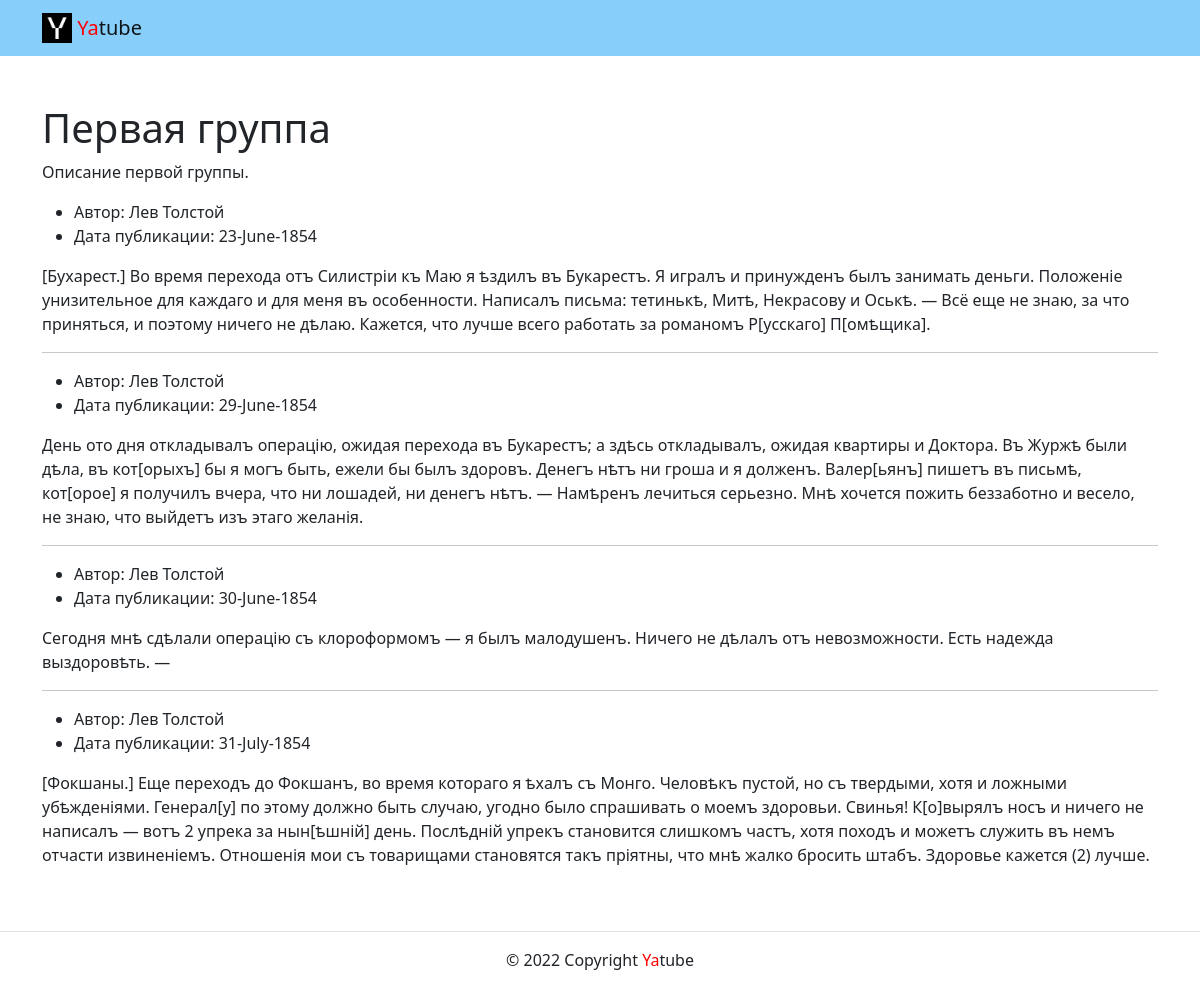
/group/first_group/, run on the app's committed database.
### posts/models.py (models this page shows, shortened)
class Group(models.Model):
    title = models.CharField(max_length=200)
    slug = models.SlugField(unique=True)
    description = models.TextField()

class Post(models.Model):
    text = models.TextField()
    pub_date = models.DateTimeField(auto_now_add=True)
    author = models.ForeignKey(
        User,
        on_delete=models.CASCADE,
        related_name='posts'
    )
    group = models.ForeignKey(
        Group,
        on_delete=models.SET_NULL,
        related_name='posts',
        blank=True,
        null=True
    )

### posts/views.py (the view)
# urls.py: path('group/<slug:slug>/', views.group_posts, name='group_list'),
def group_posts(request, slug):
    template = 'posts/group_list.html'
    group = get_object_or_404(Group, slug=slug)
    posts = Post.objects.filter(group=group)
    context = {
        'group': group,
        'posts': posts
    }
    return render(request, template, context)

### templates/posts/group_list.html (shortened to what this page needs)
{% extends 'base.html' %}
{% block content %}
<div class="container py-5">
  <h1>{{ group.title }}</h1>
  <p>
    {{ group.description }}
  </p>
  {% for post in posts%}
  <article>
    <ul>
      <li>
        Автор: {{ post.author.get_full_name }}
      </li>
      <li>
        Дата публикации: {{ post.pub_date|date:"d-F-Y" }}
      </li>
    </ul>
    <p>
      {{ post.text }}
    </p>
  </article>
  {% if not forloop.last %}
  <hr>
  {% endif %}
  {% endfor %}
</div>
{% endblock %}

### templates/base.html (shortened to what this page needs)
{% load static %} <!DOCTYPE html>
<html lang="ru">
  <head>
    <link rel="stylesheet" href="{% static 'css/bootstrap.min.css' %}" />
  </head>
  <body>
    {% include 'includes/header.html' %}
    <main>{% block content %} {% endblock content %}</main>
     {% include 'includes/footer.html' %}
  </body>
</html>

### templates/includes/header.html
{% load static %}
    <nav class="navbar navbar-light" style="background-color: lightskyblue">
      <div class="container">
        <a class="navbar-brand" href="{% url 'posts:index' %}">
          <img src="{% static 'img/logo.png' %}" width="30" height="30" class="d-inline-block align-top" alt="">
          <span style="color:red">Ya</span>tube
        </a>
      </div>
    </nav>

### templates/includes/footer.html
<footer class="border-top text-center py-3">
    <p>© {% now "Y" %} Copyright <span style="color:red">Ya</span>tube</p>
  </footer>

### data on the page
Group: title "Первая группа", description "Описание первой группы."
Post: author.get_full_name "Лев Толстой", pub_date "23-June-1854", text "[Бухарест.] Во время перехода отъ Силистріи къ Маю я ѣздилъ въ Букарестъ. Я игралъ и принужденъ былъ занимать деньги. Положеніе унизительное для каждаго и для меня въ особенности. Написалъ письма: тетинькѣ, Митѣ, Некрасову и Оськѣ. — Всё еще не знаю, за что приняться, и поэтому ничего не дѣлаю. Кажется, что лучше всего работать за романомъ Р[усскаго] П[омѣщика]."
Post: author.get_full_name "Лев Толстой", pub_date "29-June-1854", text "День ото дня откладывалъ операцію, ожидая перехода въ Букарестъ; a здѣсь откладывалъ, ожидая квартиры и Доктора. Въ Журжѣ были дѣла, въ кот[орыхъ] бы я могъ быть, ежели бы былъ здоровъ. Денегъ нѣтъ ни гроша и я долженъ. Валер[ьянъ] пишетъ въ письмѣ, кот[орое] я получилъ вчера, что ни лошадей, ни денегъ нѣтъ. — Намѣренъ лечиться серьезно. Мнѣ хочется пожить беззаботно и весело, не знаю, что выйдетъ изъ этаго желанія."
Post: author.get_full_name "Лев Толстой", pub_date "30-June-1854", text "Сегодня мнѣ сдѣлали операцію съ клороформомъ — я былъ малодушенъ. Ничего не дѣлалъ отъ невозможности. Есть надежда выздоровѣть. —"
Post: author.get_full_name "Лев Толстой", pub_date "31-July-1854", text "[Фокшаны.] Еще переходъ до Фокшанъ, во время котораго я ѣхалъ съ Монго. Человѣкъ пустой, но съ твердыми, хотя и ложными убѣжденіями. Генерал[у] по этому должно быть случаю, угодно было спрашивать о моемъ здоровьи. Свинья! К[о]вырялъ носъ и ничего не написалъ — вотъ 2 упрека за нын[ѣшній] день. Послѣдній упрекъ становится слишкомъ частъ, хотя походъ и можетъ служить въ немъ отчасти извиненіемъ. Отношенія мои съ товарищами становятся такъ пріятны, что мнѣ жалко бросить штабъ. Здоровье кажется (2) лучше."
